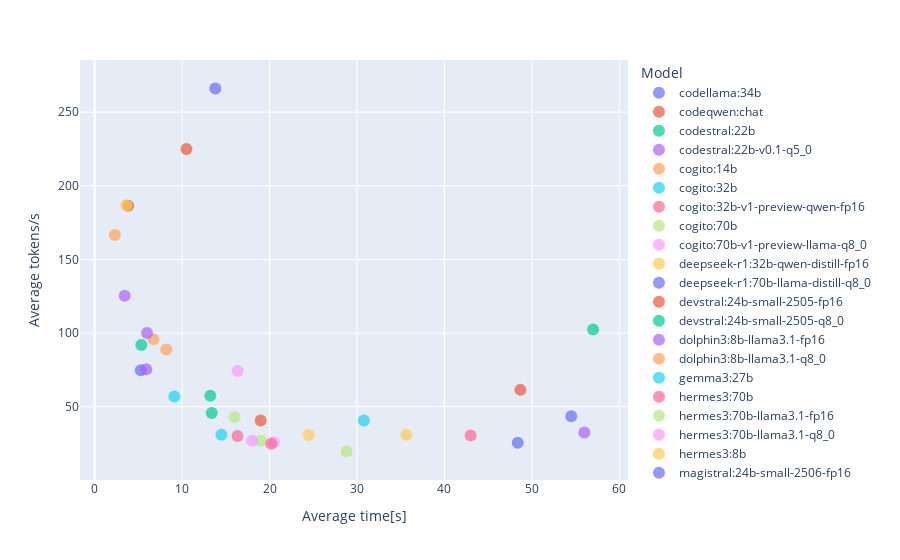

The cell this chart's notebook holds for it:
### Markdown cell above
> *Note*: Java will almost always contain 'syntax-errors', due to its strict syntax rules. It will not compile if for instance a class is defined, but the file is not named after the class. This is not inheritently a problem with the model, but rather a limitation of syntax-checking the language itself.

### Code cell
# Plot of Average Time[s] and Average Tokens/s

fig = px.scatter(
    averaged_df,
    x='Average time[s]',
    y='Average tokens/s',
    hover_name='Model',
    color='Model',
)
fig.update_traces(marker=dict(size=12, opacity=0.7))
fig.show()

### Figure 1 — Plotly figure (JSON) as saved in the notebook; plotly's stock layout.template omitted (floating-point values rounded to 4 significant figures)
{"data": [{"hovertemplate": "<b>%{hovertext}</b><br><br>Model=codellama:34b<br>Average time[s]=%{x}<br>Average tokens/s=%{y}<extra></extra>", "hovertext": ["codellama:34b"], "legendgroup": "codellama:34b", "marker": {"color": "#636efa", "opacity": 0.7, "size": 12, "symbol": "circle"}, "mode": "markers", "name": "codellama:34b", "orientation": "v", "showlegend": true, "type": "scatter", "x": [5.282], "xaxis": "x", "y": [74.76], "yaxis": "y"}, {"hovertemplate": "<b>%{hovertext}</b><br><br>Model=codeqwen:chat<br>Average time[s]=%{x}<br>Average tokens/s=%{y}<extra></extra>", "hovertext": ["codeqwen:chat"], "legendgroup": "codeqwen:chat", "marker": {"color": "#EF553B", "opacity": 0.7, "size": 12, "symbol": "circle"}, "mode": "markers", "name": "codeqwen:chat", "orientation": "v", "showlegend": true, "type": "scatter", "x": [3.837], "xaxis": "x", "y": [186.4], "yaxis": "y"}, {"hovertemplate": "<b>%{hovertext}</b><br><br>Model=codestral:22b<br>Average time[s]=%{x}<br>Average tokens/s=%{y}<extra></extra>", "hovertext": ["codestral:22b"], "legendgroup": "codestral:22b", "marker": {"color": "#00cc96", "opacity": 0.7, "size": 12, "symbol": "circle"}, "mode": "markers", "name": "codestral:22b", "orientation": "v", "showlegend": true, "type": "scatter", "x": [5.342], "xaxis": "x", "y": [91.9], "yaxis": "y"}, {"hovertemplate": "<b>%{hovertext}</b><br><br>Model=codestral:22b-v0.1-q5_0<br>Average time[s]=%{x}<br>Average tokens/s=%{y}<extra></extra>", "hovertext": ["codestral:22b-v0.1-q5_0"], "legendgroup": "codestral:22b-v0.1-q5_0", "marker": {"color": "#ab63fa", "opacity": 0.7, "size": 12, "symbol": "circle"}, "mode": "markers", "name": "codestral:22b-v0.1-q5_0", "orientation": "v", "showlegend": true, "type": "scatter", "x": [5.907], "xaxis": "x", "y": [75.44], "yaxis": "y"}, {"hovertemplate": "<b>%{hovertext}</b><br><br>Model=cogito:14b<br>Average time[s]=%{x}<br>Average tokens/s=%{y}<extra></extra>", "hovertext": ["cogito:14b"], "legendgroup": "cogito:14b", "marker": {"color": "#FFA15A", "opacity": 0.7, "size": 12, "symbol": "circle"}, "mode": "markers", "name": "cogito:14b", "orientation": "v", "showlegend": true, "type": "scatter", "x": [6.738], "xaxis": "x", "y": [95.76], "yaxis": "y"}, {"hovertemplate": "<b>%{hovertext}</b><br><br>Model=cogito:32b<br>Average time[s]=%{x}<br>Average tokens/s=%{y}<extra></extra>", "hovertext": ["cogito:32b"], "legendgroup": "cogito:32b", "marker": {"color": "#19d3f3", "opacity": 0.7, "size": 12, "symbol": "circle"}, "mode": "markers", "name": "cogito:32b", "orientation": "v", "showlegend": true, "type": "scatter", "x": [14.5], "xaxis": "x", "y": [31.0], "yaxis": "y"}, {"hovertemplate": "<b>%{hovertext}</b><br><br>Model=cogito:32b-v1-preview-qwen-fp16<br>Average time[s]=%{x}<br>Average tokens/s=%{y}<extra></extra>", "hovertext": ["cogito:32b-v1-preview-qwen-fp16"], "legendgroup": "cogito:32b-v1-preview-qwen-fp16", "marker": {"color": "#FF6692", "opacity": 0.7, "size": 12, "symbol": "circle"}, "mode": "markers", "name": "cogito:32b-v1-preview-qwen-fp16", "orientation": "v", "showlegend": true, "type": "scatter", "x": [16.34], "xaxis": "x", "y": [30.15], "yaxis": "y"}, {"hovertemplate": "<b>%{hovertext}</b><br><br>Model=cogito:70b<br>Average time[s]=%{x}<br>Average tokens/s=%{y}<extra></extra>", "hovertext": ["cogito:70b"], "legendgroup": "cogito:70b", "marker": {"color": "#B6E880", "opacity": 0.7, "size": 12, "symbol": "circle"}, "mode": "markers", "name": "cogito:70b", "orientation": "v", "showlegend": true, "type": "scatter", "x": [19.0], "xaxis": "x", "y": [27.0], "yaxis": "y"}, {"hovertemplate": "<b>%{hovertext}</b><br><br>Model=cogito:70b-v1-preview-llama-q8_0<br>Average time[s]=%{x}<br>Average tokens/s=%{y}<extra></extra>", "hovertext": ["cogito:70b-v1-preview-llama-q8_0"], "legendgroup": "cogito:70b-v1-preview-llama-q8_0", "marker": {"color": "#FF97FF", "opacity": 0.7, "size": 12, "symbol": "circle"}, "mode": "markers", "name": "cogito:70b-v1-preview-llama-q8_0", "orientation": "v", "showlegend": true, "type": "scatter", "x": [20.5], "xaxis": "x", "y": [26.0], "yaxis": "y"}, {"hovertemplate": "<b>%{hovertext}</b><br><br>Model=deepseek-r1:32b-qwen-distill-fp16<br>Average time[s]=%{x}<br>Average tokens/s=%{y}<extra></extra>", "hovertext": ["deepseek-r1:32b-qwen-distill-fp16"], "legendgroup": "deepseek-r1:32b-qwen-distill-fp16", "marker": {"color": "#FECB52", "opacity": 0.7, "size": 12, "symbol": "circle"}, "mode": "markers", "name": "deepseek-r1:32b-qwen-distill-fp16", "orientation": "v", "showlegend": true, "type": "scatter", "x": [35.66], "xaxis": "x", "y": [31.03], "yaxis": "y"}, {"hovertemplate": "<b>%{hovertext}</b><br><br>Model=deepseek-r1:70b-llama-distill-q8_0<br>Average time[s]=%{x}<br>Average tokens/s=%{y}<extra></extra>", "hovertext": ["deepseek-r1:70b-llama-distill-q8_0"], "legendgroup": "deepseek-r1:70b-llama-distill-q8_0", "marker": {"color": "#636efa", "opacity": 0.7, "size": 12, "symbol": "circle"}, "mode": "markers", "name": "deepseek-r1:70b-llama-distill-q8_0", "orientation": "v", "showlegend": true, "type": "scatter", "x": [48.38], "xaxis": "x", "y": [25.58], "yaxis": "y"}, {"hovertemplate": "<b>%{hovertext}</b><br><br>Model=devstral:24b-small-2505-fp16<br>Average time[s]=%{x}<br>Average tokens/s=%{y}<extra></extra>", "hovertext": ["devstral:24b-small-2505-fp16"], "legendgroup": "devstral:24b-small-2505-fp16", "marker": {"color": "#EF553B", "opacity": 0.7, "size": 12, "symbol": "circle"}, "mode": "markers", "name": "devstral:24b-small-2505-fp16", "orientation": "v", "showlegend": true, "type": "scatter", "x": [18.99], "xaxis": "x", "y": [40.6], "yaxis": "y"}, {"hovertemplate": "<b>%{hovertext}</b><br><br>Model=devstral:24b-small-2505-q8_0<br>Average time[s]=%{x}<br>Average tokens/s=%{y}<extra></extra>", "hovertext": ["devstral:24b-small-2505-q8_0"], "legendgroup": "devstral:24b-small-2505-q8_0", "marker": {"color": "#00cc96", "opacity": 0.7, "size": 12, "symbol": "circle"}, "mode": "markers", "name": "devstral:24b-small-2505-q8_0", "orientation": "v", "showlegend": true, "type": "scatter", "x": [13.22], "xaxis": "x", "y": [57.5], "yaxis": "y"}, {"hovertemplate": "<b>%{hovertext}</b><br><br>Model=dolphin3:8b-llama3.1-fp16<br>Average time[s]=%{x}<br>Average tokens/s=%{y}<extra></extra>", "hovertext": ["dolphin3:8b-llama3.1-fp16"], "legendgroup": "dolphin3:8b-llama3.1-fp16", "marker": {"color": "#ab63fa", "opacity": 0.7, "size": 12, "symbol": "circle"}, "mode": "markers", "name": "dolphin3:8b-llama3.1-fp16", "orientation": "v", "showlegend": true, "type": "scatter", "x": [3.436], "xaxis": "x", "y": [125.3], "yaxis": "y"}, {"hovertemplate": "<b>%{hovertext}</b><br><br>Model=dolphin3:8b-llama3.1-q8_0<br>Average time[s]=%{x}<br>Average tokens/s=%{y}<extra></extra>", "hovertext": ["dolphin3:8b-llama3.1-q8_0"], "legendgroup": "dolphin3:8b-llama3.1-q8_0", "marker": {"color": "#FFA15A", "opacity": 0.7, "size": 12, "symbol": "circle"}, "mode": "markers", "name": "dolphin3:8b-llama3.1-q8_0", "orientation": "v", "showlegend": true, "type": "scatter", "x": [2.32], "xaxis": "x", "y": [166.7], "yaxis": "y"}, {"hovertemplate": "<b>%{hovertext}</b><br><br>Model=gemma3:27b<br>Average time[s]=%{x}<br>Average tokens/s=%{y}<extra></extra>", "hovertext": ["gemma3:27b"], "legendgroup": "gemma3:27b", "marker": {"color": "#19d3f3", "opacity": 0.7, "size": 12, "symbol": "circle"}, "mode": "markers", "name": "gemma3:27b", "orientation": "v", "showlegend": true, "type": "scatter", "x": [30.78], "xaxis": "x", "y": [40.75], "yaxis": "y"}, {"hovertemplate": "<b>%{hovertext}</b><br><br>Model=hermes3:70b<br>Average time[s]=%{x}<br>Average tokens/s=%{y}<extra></extra>", "hovertext": ["hermes3:70b"], "legendgroup": "hermes3:70b", "marker": {"color": "#FF6692", "opacity": 0.7, "size": 12, "symbol": "circle"}, "mode": "markers", "name": "hermes3:70b", "orientation": "v", "showlegend": true, "type": "scatter", "x": [20.2], "xaxis": "x", "y": [24.89], "yaxis": "y"}, {"hovertemplate": "<b>%{hovertext}</b><br><br>Model=hermes3:70b-llama3.1-fp16<br>Average time[s]=%{x}<br>Average tokens/s=%{y}<extra></extra>", "hovertext": ["hermes3:70b-llama3.1-fp16"], "legendgroup": "hermes3:70b-llama3.1-fp16", "marker": {"color": "#B6E880", "opacity": 0.7, "size": 12, "symbol": "circle"}, "mode": "markers", "name": "hermes3:70b-llama3.1-fp16", "orientation": "v", "showlegend": true, "type": "scatter", "x": [28.81], "xaxis": "x", "y": [19.64], "yaxis": "y"}, {"hovertemplate": "<b>%{hovertext}</b><br><br>Model=hermes3:70b-llama3.1-q8_0<br>Average time[s]=%{x}<br>Average tokens/s=%{y}<extra></extra>", "hovertext": ["hermes3:70b-llama3.1-q8_0"], "legendgroup": "hermes3:70b-llama3.1-q8_0", "marker": {"color": "#FF97FF", "opacity": 0.7, "size": 12, "symbol": "circle"}, "mode": "markers", "name": "hermes3:70b-llama3.1-q8_0", "orientation": "v", "showlegend": true, "type": "scatter", "x": [18.0], "xaxis": "x", "y": [27.0], "yaxis": "y"}, {"hovertemplate": "<b>%{hovertext}</b><br><br>Model=hermes3:8b<br>Average time[s]=%{x}<br>Average tokens/s=%{y}<extra></extra>", "hovertext": ["hermes3:8b"], "legendgroup": "hermes3:8b", "marker": {"color": "#FECB52", "opacity": 0.7, "size": 12, "symbol": "circle"}, "mode": "markers", "name": "hermes3:8b", "orientation": "v", "showlegend": true, "type": "scatter", "x": [3.634], "xaxis": "x", "y": [186.8], "yaxis": "y"}, {"hovertemplate": "<b>%{hovertext}</b><br><br>Model=magistral:24b-small-2506-fp16<br>Average time[s]=%{x}<br>Average tokens/s=%{y}<extra></extra>", "hovertext": ["magistral:24b-small-2506-fp16"], "legendgroup": "magistral:24b-small-2506-fp16", "marker": {"color": "#636efa", "opacity": 0.7, "size": 12, "symbol": "circle"}, "mode": "markers", "name": "magistral:24b-small-2506-fp16", "orientation": "v", "showlegend": true, "type": "scatter", "x": [54.5], "xaxis": "x", "y": [43.5], "yaxis": "y"}, {"hovertemplate": "<b>%{hovertext}</b><br><br>Model=magistral:24b-small-2506-q8_0<br>Average time[s]=%{x}<br>Average tokens/s=%{y}<extra></extra>", "hovertext": ["magistral:24b-small-2506-q8_0"], "legendgroup": "magistral:24b-small-2506-q8_0", "marker": {"color": "#EF553B", "opacity": 0.7, "size": 12, "symbol": "circle"}, "mode": "markers", "name": "magistral:24b-small-2506-q8_0", "orientation": "v", "showlegend": true, "type": "scatter", "x": [48.69], "xaxis": "x", "y": [61.47], "yaxis": "y"}, {"hovertemplate": "<b>%{hovertext}</b><br><br>Model=mistral-small:24b-instruct-2501-fp16<br>Average time[s]=%{x}<br>Average tokens/s=%{y}<extra></extra>", "hovertext": ["mistral-small:24b-instruct-2501-fp16"], "legendgroup": "mistral-small:24b-instruct-2501-fp16", "marker": {"color": "#00cc96", "opacity": 0.7, "size": 12, "symbol": "circle"}, "mode": "markers", "name": "mistral-small:24b-instruct-2501-fp16", "orientation": "v", "showlegend": true, "type": "scatter", "x": [13.39], "xaxis": "x", "y": [45.72], "yaxis": "y"}, {"hovertemplate": "<b>%{hovertext}</b><br><br>Model=mixtral:8x7b<br>Average time[s]=%{x}<br>Average tokens/s=%{y}<extra></extra>", "hovertext": ["mixtral:8x7b"], "legendgroup": "mixtral:8x7b", "marker": {"color": "#ab63fa", "opacity": 0.7, "size": 12, "symbol": "circle"}, "mode": "markers", "name": "mixtral:8x7b", "orientation": "v", "showlegend": true, "type": "scatter", "x": [6.0], "xaxis": "x", "y": [100.0], "yaxis": "y"}, {"hovertemplate": "<b>%{hovertext}</b><br><br>Model=mixtral:8x7b-instruct-v0.1-q8_0<br>Average time[s]=%{x}<br>Average tokens/s=%{y}<extra></extra>", "hovertext": ["mixtral:8x7b-instruct-v0.1-q8_0"], "legendgroup": "mixtral:8x7b-instruct-v0.1-q8_0", "marker": {"color": "#FFA15A", "opacity": 0.7, "size": 12, "symbol": "circle"}, "mode": "markers", "name": "mixtral:8x7b-instruct-v0.1-q8_0", "orientation": "v", "showlegend": true, "type": "scatter", "x": [8.205], "xaxis": "x", "y": [88.8], "yaxis": "y"}, {"hovertemplate": "<b>%{hovertext}</b><br><br>Model=mixtral:v0.1<br>Average time[s]=%{x}<br>Average tokens/s=%{y}<extra></extra>", "hovertext": ["mixtral:v0.1"], "legendgroup": "mixtral:v0.1", "marker": {"color": "#19d3f3", "opacity": 0.7, "size": 12, "symbol": "circle"}, "mode": "markers", "name": "mixtral:v0.1", "orientation": "v", "showlegend": true, "type": "scatter", "x": [9.11], "xaxis": "x", "y": [57.01], "yaxis": "y"}, {"hovertemplate": "<b>%{hovertext}</b><br><br>Model=nhn-large:latest<br>Average time[s]=%{x}<br>Average tokens/s=%{y}<extra></extra>", "hovertext": ["nhn-large:latest"], "legendgroup": "nhn-large:latest", "marker": {"color": "#FF6692", "opacity": 0.7, "size": 12, "symbol": "circle"}, "mode": "markers", "name": "nhn-large:latest", "orientation": "v", "showlegend": true, "type": "scatter", "x": [43.0], "xaxis": "x", "y": [30.5], "yaxis": "y"}, {"hovertemplate": "<b>%{hovertext}</b><br><br>Model=nhn-medium:latest<br>Average time[s]=%{x}<br>Average tokens/s=%{y}<extra></extra>", "hovertext": ["nhn-medium:latest"], "legendgroup": "nhn-medium:latest", "marker": {"color": "#B6E880", "opacity": 0.7, "size": 12, "symbol": "circle"}, "mode": "markers", "name": "nhn-medium:latest", "orientation": "v", "showlegend": true, "type": "scatter", "x": [16.0], "xaxis": "x", "y": [43.0], "yaxis": "y"}, {"hovertemplate": "<b>%{hovertext}</b><br><br>Model=nhn-small:latest<br>Average time[s]=%{x}<br>Average tokens/s=%{y}<extra></extra>", "hovertext": ["nhn-small:latest"], "legendgroup": "nhn-small:latest", "marker": {"color": "#FF97FF", "opacity": 0.7, "size": 12, "symbol": "circle"}, "mode": "markers", "name": "nhn-small:latest", "orientation": "v", "showlegend": true, "type": "scatter", "x": [16.36], "xaxis": "x", "y": [74.29], "yaxis": "y"}, {"hovertemplate": "<b>%{hovertext}</b><br><br>Model=qwen2.5-coder:32b-instruct-fp16<br>Average time[s]=%{x}<br>Average tokens/s=%{y}<extra></extra>", "hovertext": ["qwen2.5-coder:32b-instruct-fp16"], "legendgroup": "qwen2.5-coder:32b-instruct-fp16", "marker": {"color": "#FECB52", "opacity": 0.7, "size": 12, "symbol": "circle"}, "mode": "markers", "name": "qwen2.5-coder:32b-instruct-fp16", "orientation": "v", "showlegend": true, "type": "scatter", "x": [24.47], "xaxis": "x", "y": [30.9], "yaxis": "y"}, {"hovertemplate": "<b>%{hovertext}</b><br><br>Model=qwen3:1.7b-fp16<br>Average time[s]=%{x}<br>Average tokens/s=%{y}<extra></extra>", "hovertext": ["qwen3:1.7b-fp16"], "legendgroup": "qwen3:1.7b-fp16", "marker": {"color": "#636efa", "opacity": 0.7, "size": 12, "symbol": "circle"}, "mode": "markers", "name": "qwen3:1.7b-fp16", "orientation": "v", "showlegend": true, "type": "scatter", "x": [13.8], "xaxis": "x", "y": [266.0], "yaxis": "y"}, {"hovertemplate": "<b>%{hovertext}</b><br><br>Model=qwen3:1.7b-q8_0<br>Average time[s]=%{x}<br>Average tokens/s=%{y}<extra></extra>", "hovertext": ["qwen3:1.7b-q8_0"], "legendgroup": "qwen3:1.7b-q8_0", "marker": {"color": "#EF553B", "opacity": 0.7, "size": 12, "symbol": "circle"}, "mode": "markers", "name": "qwen3:1.7b-q8_0", "orientation": "v", "showlegend": true, "type": "scatter", "x": [10.5], "xaxis": "x", "y": [225.0], "yaxis": "y"}, {"hovertemplate": "<b>%{hovertext}</b><br><br>Model=qwen3:30b-a3b-fp16<br>Average time[s]=%{x}<br>Average tokens/s=%{y}<extra></extra>", "hovertext": ["qwen3:30b-a3b-fp16"], "legendgroup": "qwen3:30b-a3b-fp16", "marker": {"color": "#00cc96", "opacity": 0.7, "size": 12, "symbol": "circle"}, "mode": "markers", "name": "qwen3:30b-a3b-fp16", "orientation": "v", "showlegend": true, "type": "scatter", "x": [57.0], "xaxis": "x", "y": [102.5], "yaxis": "y"}, {"hovertemplate": "<b>%{hovertext}</b><br><br>Model=qwen3:32b-fp16<br>Average time[s]=%{x}<br>Average tokens/s=%{y}<extra></extra>", "hovertext": ["qwen3:32b-fp16"], "legendgroup": "qwen3:32b-fp16", "marker": {"color": "#ab63fa", "opacity": 0.7, "size": 12, "symbol": "circle"}, "mode": "markers", "name": "qwen3:32b-fp16", "orientation": "v", "showlegend": true, "type": "scatter", "x": [56.0], "xaxis": "x", "y": [32.5], "yaxis": "y"}], "layout": {"legend": {"title": {"text": "Model"}, "tracegroupgap": 0}, "margin": {"t": 60}, "xaxis": {"anchor": "y", "domain": [0, 1], "title": {"text": "Average time[s]"}}, "yaxis": {"anchor": "x", "domain": [0, 1], "title": {"text": "Average tokens/s"}}}}
